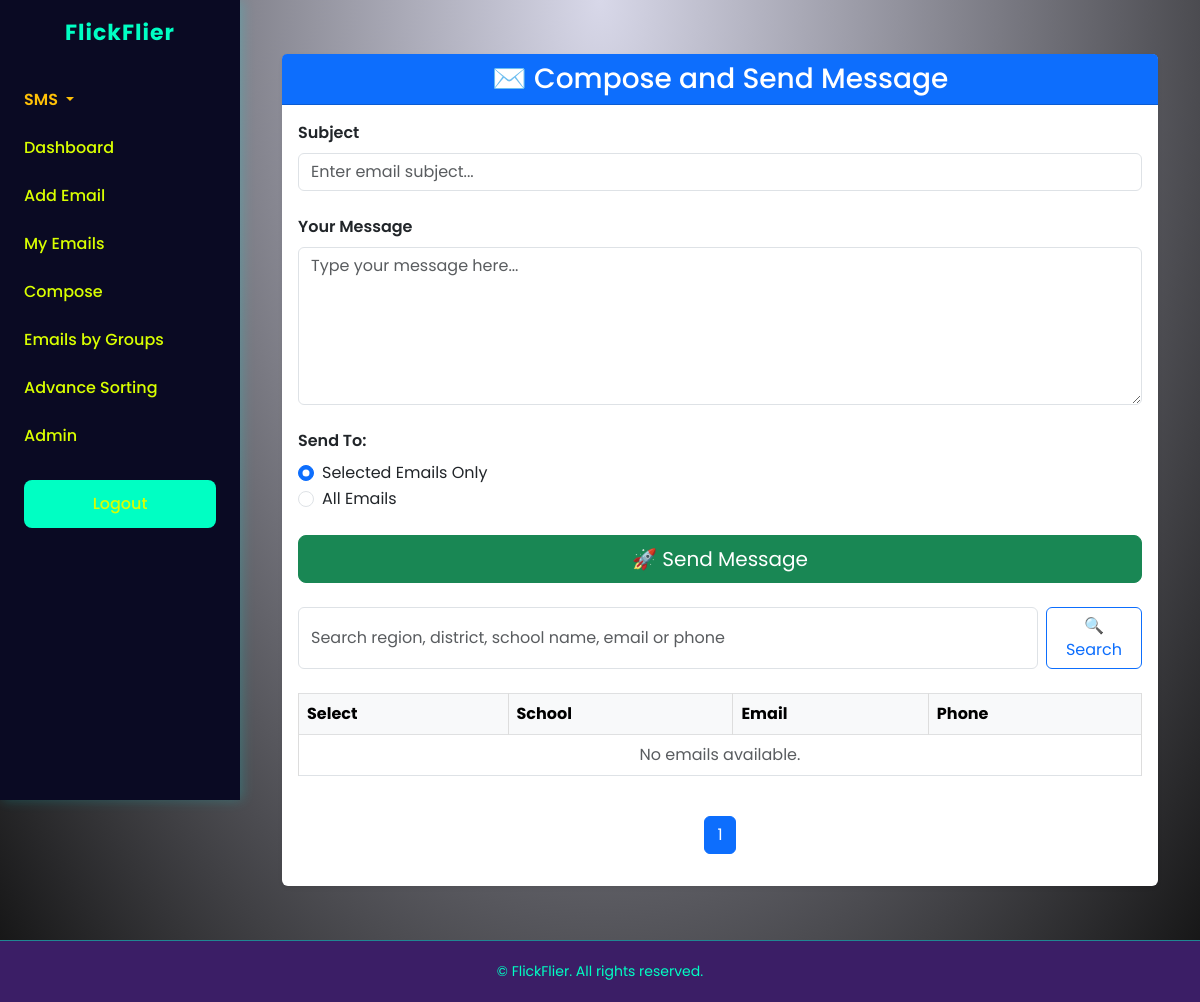
Page /compose/ (signed in) on the earlier database version.
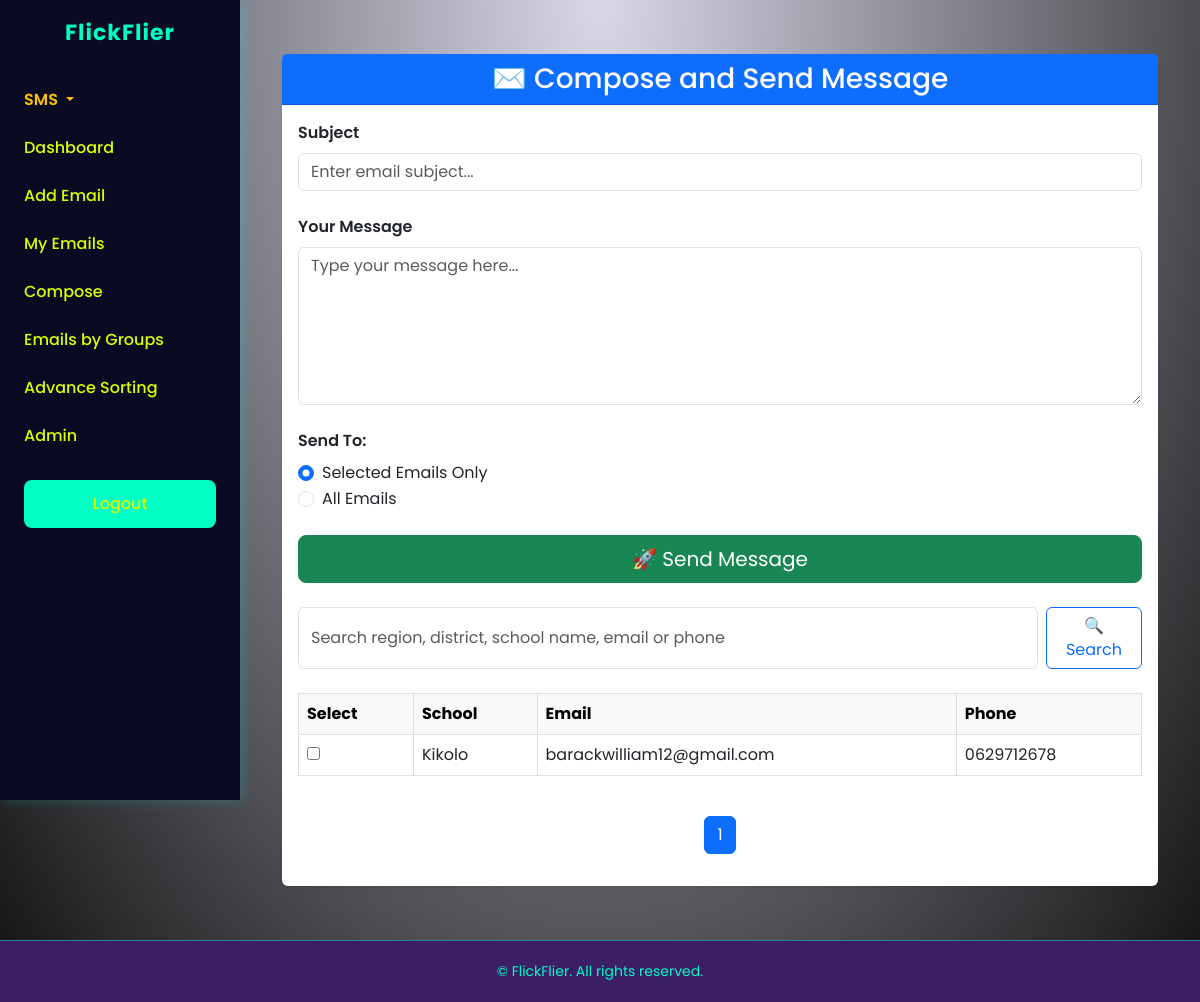
Same page on the later database version.
### Email_app/models.py (models this page shows, shortened)
class EmailEntry(models.Model):
    user = models.ForeignKey(User, on_delete=models.CASCADE)
    region = models.CharField(max_length=100)
    district = models.CharField(max_length=100)
    school_name = models.CharField(max_length=200)
    email = models.EmailField(blank=True,null=True)
    phone_number = models.CharField(max_length=20,blank=True,null=True)

### Email_app/views.py (the view, shortened to what this page needs)
# urls.py: path('compose/', views.send_custom_message, name='send_custom_message'),
@login_required
def send_custom_message(request):
    if request.method == 'POST':
        subject = request.POST.get('subject')
        message_body = request.POST.get('message_body')
        send_option = request.POST.get('send_option')
        selected_ids = request.POST.get('selected_ids').split(',') if request.POST.get('selected_ids') else []
        if send_option == 'selected':
            emails = EmailEntry.objects.filter(id__in=selected_ids)
        else:
            emails = EmailEntry.objects.all()
        sent_count = 0
        for email in emails:
            message = render_to_string('email_template.html', {
                'email': email,
                'message_body': message_body,
                'subject': subject,
                'current_year': datetime.now().year
            })
            plain_message = strip_tags(message)
            send_mail(subject, plain_message, settings.DEFAULT_FROM_EMAIL, [email.email], html_message=message)
            sent_count += 1
        messages.success(request, f'Message sent to {sent_count} email{"s" if sent_count != 1 else ""}.')
        return redirect('dashboard')
    else:
        search_query = request.GET.get('search', '')
        user_emails = EmailEntry.objects.filter(user=request.user)
        paginator = Paginator(user_emails, 3)
        page_number = request.GET.get('page')
        page_obj = paginator.get_page(page_number)
        return render(request, 'compose_message.html', {
            'user_emails': page_obj,
            'search_query': search_query,
        })

### templates/compose_message.html (shortened to what this page needs)
{% extends 'base.html' %}
{% block content %}
<div class="container py-4">
    <div class="card shadow-sm border-0">
        <div class="card-header bg-primary text-white text-center">
            <h3 class="mb-0">✉️ Compose and Send Message</h3>
        </div>
        <div class="card-body">
            <form method="POST" id="messageForm" action="{% url 'send_custom_message' %}">
                <div class="mb-4">
                        <label for="subject" class="form-label fw-semibold">Subject</label>
                          <input type="text" class="form-control" id="subject" name="subject" placeholder="Enter email subject..." required>
                   </div>
              <div class="mb-4">
                <label for="message_body" class="form-label fw-semibold">Your Message</label>
                        <textarea class="form-control" id="message_body" name="message_body" rows="6" placeholder="Type your message here..." required></textarea>
                  </div>
                <div class="mb-4">
                    <label class="form-label fw-semibold">Send To:</label>
                    <div class="form-check">
                        <input class="form-check-input" type="radio" name="send_option" id="send_selected" value="selected" checked>
                        <label class="form-check-label" for="send_selected">Selected Emails Only</label>
                    </div>
                    <div class="form-check">
                        <input class="form-check-input" type="radio" name="send_option" id="send_all" value="all">
                        <label class="form-check-label" for="send_all">All Emails</label>
                    </div>
                </div>
                <div class="d-grid mb-4">
                    <button type="submit" class="btn btn-success btn-lg">🚀 Send Message</button>
                </div>
            </form>
            <form method="GET" class="d-flex mb-4" role="search">
                <input class="form-control me-2" type="search" name="search" placeholder="Search region, district, school name, email or phone" value="{{ search_query }}">
                <button class="btn btn-outline-primary" type="submit">🔍 Search</button>
            </form>
            <div class="table-responsive mb-4">
                <table class="table table-bordered table-hover align-middle">
                    <thead class="table-light">
                        <tr>
                            <th>Select</th>
                            <th>School</th>
                            <th>Email</th>
                            <th>Phone</th>
                        </tr>
                    </thead>
                    <tbody>
                        {% for email in user_emails %}
                        <tr>
                            <td><input type="checkbox" class="email-checkbox" value="{{ email.id }}"></td>
                            <td>{{ email.school_name }}</td>
                            <td>{{ email.email }}</td>
                            <td>{{ email.phone_number }}</td>
                        </tr>
                        {% empty %}
                        <tr>
                            <td colspan="4" class="text-center text-muted">No emails available.</td>
                        </tr>
                        {% endfor %}
                    </tbody>
                </table>
            </div>
            <nav>
                <ul class="pagination justify-content-center">
                    <li class="page-item active"><span class="page-link">{{ user_emails.number }}</span></li>
                </ul>
            </nav>
        </div>
    </div>
</div>
{% endblock %}

Differences in the rows shown:
added EmailEntry: school_name "Kikolo", email "barackwilliam12@gmail.com", phone_number "0629712678"
Other differences:
text no longer shown: "No emails available."
